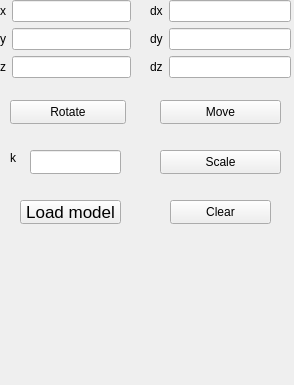
<?xml version="1.0" encoding="UTF-8"?>
<ui version="4.0">
 <class>ControllerView</class>
 <widget class="QWidget" name="ControllerView">
  <property name="geometry">
   <rect>
    <x>0</x>
    <y>0</y>
    <width>294</width>
    <height>385</height>
   </rect>
  </property>
  <property name="windowTitle">
   <string>Form</string>
  </property>
  <widget class="QWidget" name="formLayoutWidget">
   <property name="geometry">
    <rect>
     <x>0</x>
     <y>0</y>
     <width>131</width>
     <height>91</height>
    </rect>
   </property>
   <layout class="QFormLayout" name="rotateForm">
    <property name="verticalSpacing">
     <number>6</number>
    </property>
    <item row="0" column="0">
     <widget class="QLabel" name="xLabel">
      <property name="text">
       <string>x</string>
      </property>
      <property name="alignment">
       <set>Qt::AlignCenter</set>
      </property>
     </widget>
    </item>
    <item row="0" column="1">
     <widget class="QLineEdit" name="xField"/>
    </item>
    <item row="1" column="0">
     <widget class="QLabel" name="yLabel">
      <property name="text">
       <string>y</string>
      </property>
      <property name="alignment">
       <set>Qt::AlignCenter</set>
      </property>
     </widget>
    </item>
    <item row="1" column="1">
     <widget class="QLineEdit" name="yField"/>
    </item>
    <item row="2" column="0">
     <widget class="QLabel" name="zLabel">
      <property name="text">
       <string>z</string>
      </property>
      <property name="alignment">
       <set>Qt::AlignCenter</set>
      </property>
     </widget>
    </item>
    <item row="2" column="1">
     <widget class="QLineEdit" name="zField"/>
    </item>
   </layout>
  </widget>
  <widget class="QWidget" name="formLayoutWidget_2">
   <property name="geometry">
    <rect>
     <x>150</x>
     <y>0</y>
     <width>141</width>
     <height>91</height>
    </rect>
   </property>
   <layout class="QFormLayout" name="scaleForm">
    <property name="rowWrapPolicy">
     <enum>QFormLayout::DontWrapRows</enum>
    </property>
    <property name="labelAlignment">
     <set>Qt::AlignLeading|Qt::AlignLeft|Qt::AlignVCenter</set>
    </property>
    <property name="formAlignment">
     <set>Qt::AlignLeading|Qt::AlignLeft|Qt::AlignTop</set>
    </property>
    <item row="0" column="0">
     <widget class="QLabel" name="dxLabel">
      <property name="text">
       <string>dx</string>
      </property>
     </widget>
    </item>
    <item row="0" column="1">
     <widget class="QLineEdit" name="dxField"/>
    </item>
    <item row="1" column="0">
     <widget class="QLabel" name="dyLabel">
      <property name="text">
       <string>dy</string>
      </property>
     </widget>
    </item>
    <item row="1" column="1">
     <widget class="QLineEdit" name="dyField"/>
    </item>
    <item row="2" column="0">
     <widget class="QLabel" name="dzLabel">
      <property name="text">
       <string>dz</string>
      </property>
     </widget>
    </item>
    <item row="2" column="1">
     <widget class="QLineEdit" name="dzField"/>
    </item>
   </layout>
  </widget>
  <widget class="QPushButton" name="rotateButton">
   <property name="geometry">
    <rect>
     <x>10</x>
     <y>100</y>
     <width>116</width>
     <height>24</height>
    </rect>
   </property>
   <property name="text">
    <string>Rotate</string>
   </property>
  </widget>
  <widget class="QPushButton" name="moveButton">
   <property name="geometry">
    <rect>
     <x>160</x>
     <y>100</y>
     <width>121</width>
     <height>24</height>
    </rect>
   </property>
   <property name="text">
    <string>Move</string>
   </property>
  </widget>
  <widget class="QPushButton" name="scaleButton">
   <property name="geometry">
    <rect>
     <x>160</x>
     <y>150</y>
     <width>121</width>
     <height>24</height>
    </rect>
   </property>
   <property name="text">
    <string>Scale</string>
   </property>
  </widget>
  <widget class="QLabel" name="kLabel">
   <property name="geometry">
    <rect>
     <x>10</x>
     <y>150</y>
     <width>16</width>
     <height>16</height>
    </rect>
   </property>
   <property name="text">
    <string>k</string>
   </property>
  </widget>
  <widget class="QLineEdit" name="kField">
   <property name="geometry">
    <rect>
     <x>30</x>
     <y>150</y>
     <width>91</width>
     <height>24</height>
    </rect>
   </property>
  </widget>
  <widget class="QPushButton" name="loadModelButton">
   <property name="geometry">
    <rect>
     <x>20</x>
     <y>200</y>
     <width>101</width>
     <height>24</height>
    </rect>
   </property>
   <property name="font">
    <font>
     <pointsize>13</pointsize>
     <weight>50</weight>
     <bold>false</bold>
    </font>
   </property>
   <property name="text">
    <string>Load model</string>
   </property>
  </widget>
  <widget class="QPushButton" name="clearButto">
   <property name="geometry">
    <rect>
     <x>170</x>
     <y>200</y>
     <width>101</width>
     <height>24</height>
    </rect>
   </property>
   <property name="text">
    <string>Clear</string>
   </property>
  </widget>
 </widget>
 <resources/>
 <connections/>
</ui>
